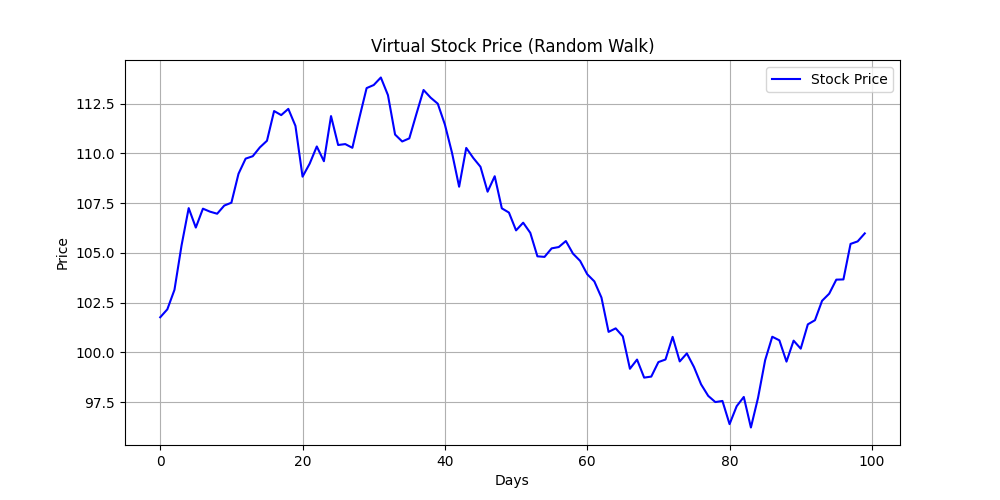

Recreate this plot in Python.
import numpy as np
import matplotlib.pyplot as plt

# 乱数の種を固定（毎回同じ結果にするため）
np.random.seed(0)

# 100日分の仮想株価を生成（ランダムウォーク）
days = np.arange(100)
price_changes = np.random.normal(loc=0, scale=1, size=100)  # 日ごとの変動
prices = 100 + np.cumsum(price_changes)  # 初期値100から積み上げ

# グラフ描画
plt.figure(figsize=(10, 5))                     # 描画領域（Figure）を作成し、サイズを指定
plt.plot(days, prices, label="Stock Price", color="blue")  # 日数と株価を折れ線グラフとして描画
plt.title("Virtual Stock Price (Random Walk)")  # グラフのタイトルを設定
plt.xlabel("Days")                              # x軸ラベルを設定
plt.ylabel("Price")                             # y軸ラベルを設定
plt.grid(True)                                  # グリッド線を表示
plt.legend()                                    # 凡例（labelで指定した名前）を表示
plt.show()                                      # グラフを画面に表示
